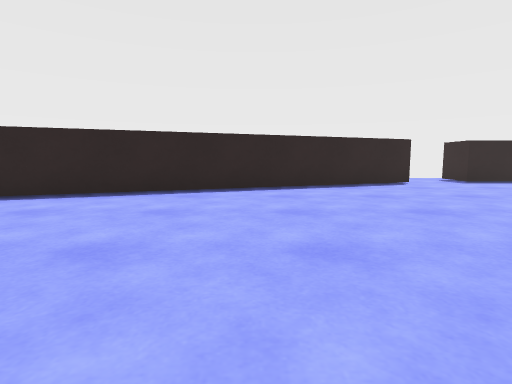
view 1 (above)

16 first-person views from a walk through a scene from a Unity 3-D project. The camera is 0.56 m above the floor, tilts 6° down and sees 80° across. The floor is counted in squares, 1 m on a side. Each view is taken from the middle of a square. On the plan, view 1 faces up. The plan holds only what a view shows up to about 9 squares ahead; the rest is blank. The place goes on beyond the plan. The player is left out.

view 2
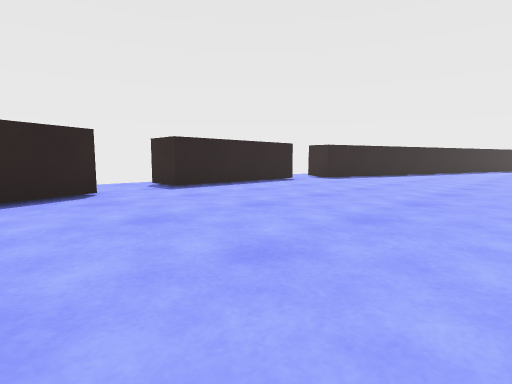

view 3
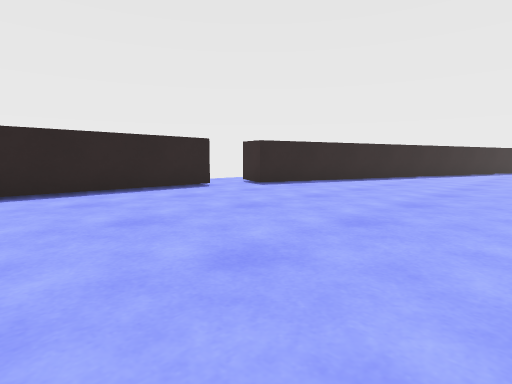

view 4
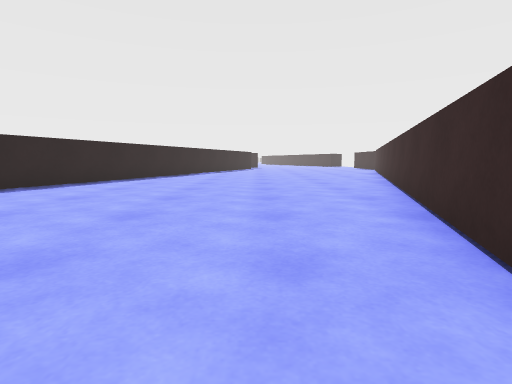

view 5
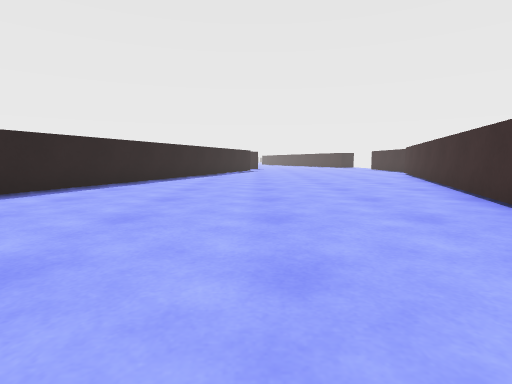

view 6
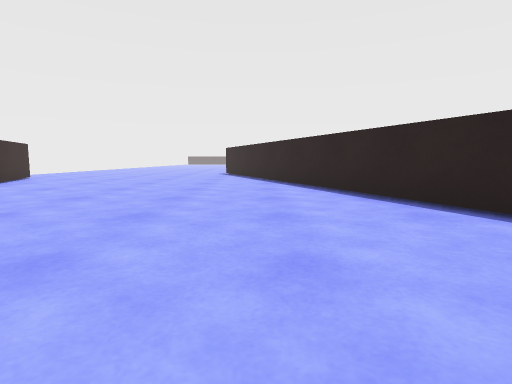

view 7
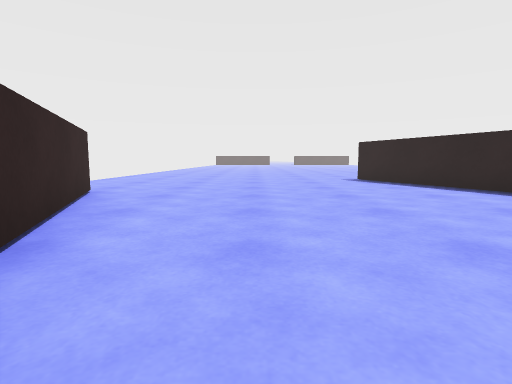

view 8
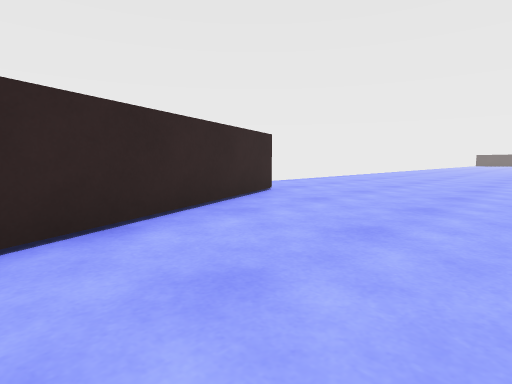

view 9
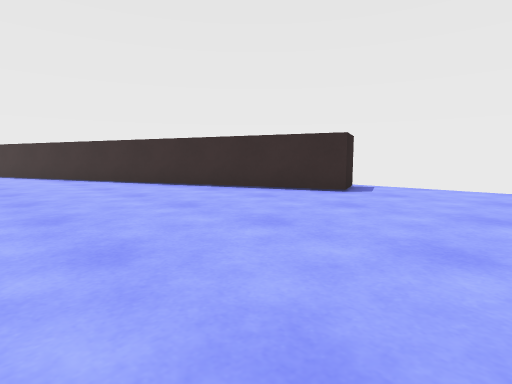

view 10
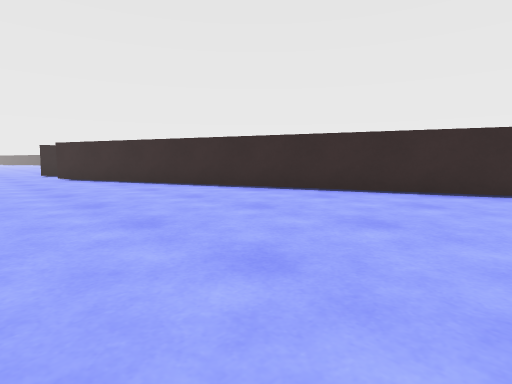

view 11
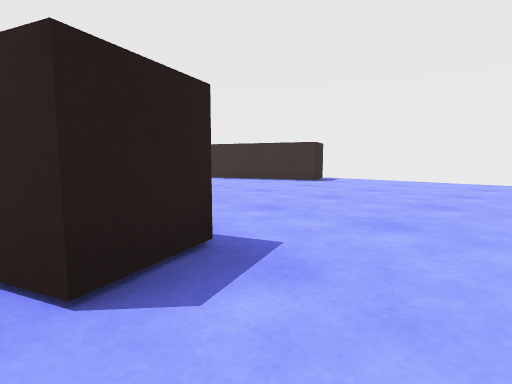

view 12
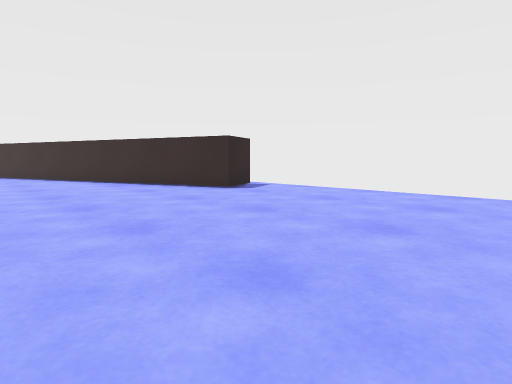

view 13
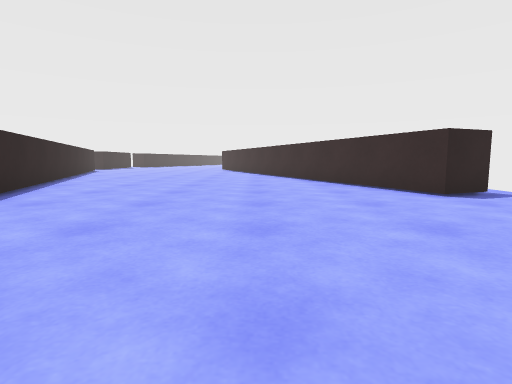

view 14
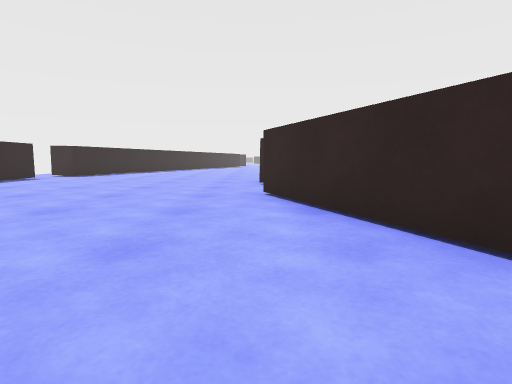

view 15
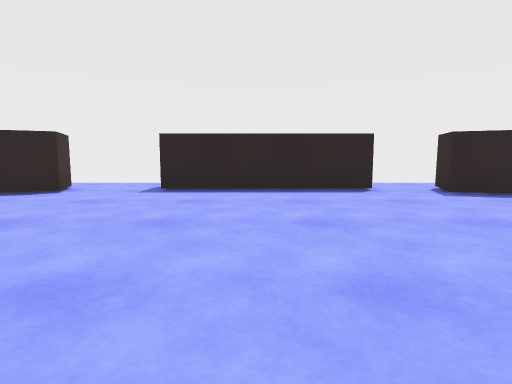

view 16
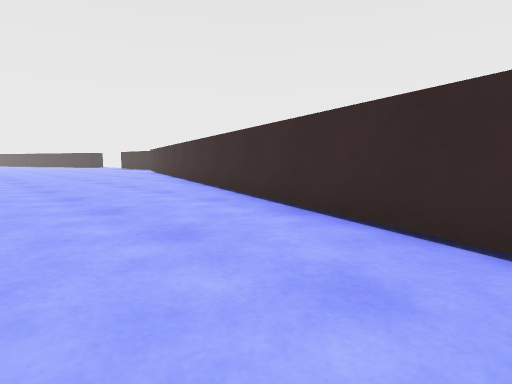

### Floor plan
Points are (right, up) in squares from view 1. A wall is a line through its corners. A room is listed if a view was taken in it or the views show most of it. See-through windows are left out.
Room 1 (views 1, 2, 3, 4, 5, 6, 7, 8, 9, 10, 12, 13, 14, 15, 16)
walls: (7.1, 0.9) (16.6, -2.3); (3.2, 8.2) (3.6, 7.2) (-10.4, 1.8); (-6.9, -5) (-7.3, -3.9) (5, 0.9); (16.5, 5) (10.3, 7.1) (10.6, 8.2)
ways out: opening at (-11.5, 2.5) to room 2; opening at (3, 9) to room 2; opening at (11, 9); gap at (-7, -5)
objects: other object (5, 8) to (9, 8)
Room 2 (view 11)
walls: (-10.4, 1.8) (-10.7, 2.7) (-10.3, 2.9)
ways out: opening at (-11.5, 2.5) to room 1; opening at (3, 9) to room 1

Positions as (right, up) in squares from view 1, and headings:
1: (0, 0), facing up
2: (2, 2), facing up-right
3: (5, 2), facing up-right
4: (6, 2), facing right
5: (9, 2), facing right
6: (2, 3), facing left
7: (-2, -1), facing left
8: (-3, 0), facing down-left
9: (-10, 1), facing down-right
10: (-5, 3), facing down-right
11: (-12, 3), facing down-right
12: (-12, 0), facing down-right
13: (-12, -1), facing right
14: (0, 1), facing right
15: (7, 2), facing up
16: (7, 3), facing down-right
